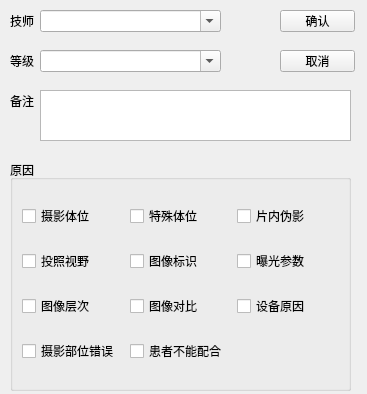
<?xml version="1.0" encoding="UTF-8"?>
<ui version="4.0">
 <class>Form</class>
 <widget class="QWidget" name="Form">
  <property name="geometry">
   <rect>
    <x>0</x>
    <y>0</y>
    <width>367</width>
    <height>394</height>
   </rect>
  </property>
  <property name="windowTitle">
   <string>Form</string>
  </property>
  <widget class="QLabel" name="label">
   <property name="geometry">
    <rect>
     <x>10</x>
     <y>10</y>
     <width>54</width>
     <height>22</height>
    </rect>
   </property>
   <property name="text">
    <string>技师</string>
   </property>
  </widget>
  <widget class="QLabel" name="label_2">
   <property name="geometry">
    <rect>
     <x>10</x>
     <y>50</y>
     <width>54</width>
     <height>22</height>
    </rect>
   </property>
   <property name="text">
    <string>等级</string>
   </property>
  </widget>
  <widget class="QLabel" name="label_3">
   <property name="geometry">
    <rect>
     <x>10</x>
     <y>90</y>
     <width>54</width>
     <height>22</height>
    </rect>
   </property>
   <property name="text">
    <string>备注</string>
   </property>
  </widget>
  <widget class="QComboBox" name="comboBox">
   <property name="geometry">
    <rect>
     <x>40</x>
     <y>10</y>
     <width>181</width>
     <height>22</height>
    </rect>
   </property>
   <property name="editable">
    <bool>true</bool>
   </property>
  </widget>
  <widget class="QComboBox" name="comboBox_3">
   <property name="geometry">
    <rect>
     <x>40</x>
     <y>50</y>
     <width>181</width>
     <height>22</height>
    </rect>
   </property>
   <property name="editable">
    <bool>true</bool>
   </property>
  </widget>
  <widget class="QTextEdit" name="textEdit">
   <property name="geometry">
    <rect>
     <x>40</x>
     <y>90</y>
     <width>311</width>
     <height>51</height>
    </rect>
   </property>
  </widget>
  <widget class="QPushButton" name="pushButton">
   <property name="geometry">
    <rect>
     <x>280</x>
     <y>10</y>
     <width>75</width>
     <height>22</height>
    </rect>
   </property>
   <property name="text">
    <string>确认</string>
   </property>
  </widget>
  <widget class="QPushButton" name="pushButton_2">
   <property name="geometry">
    <rect>
     <x>280</x>
     <y>50</y>
     <width>75</width>
     <height>22</height>
    </rect>
   </property>
   <property name="text">
    <string>取消</string>
   </property>
  </widget>
  <widget class="QGroupBox" name="groupBox">
   <property name="geometry">
    <rect>
     <x>10</x>
     <y>160</y>
     <width>341</width>
     <height>231</height>
    </rect>
   </property>
   <property name="title">
    <string>原因</string>
   </property>
   <layout class="QGridLayout" name="gridLayout">
    <item row="0" column="0">
     <widget class="QCheckBox" name="checkBox">
      <property name="text">
       <string>摄影体位</string>
      </property>
     </widget>
    </item>
    <item row="0" column="2">
     <widget class="QCheckBox" name="checkBox_4">
      <property name="text">
       <string>片内伪影</string>
      </property>
     </widget>
    </item>
    <item row="0" column="1">
     <widget class="QCheckBox" name="checkBox_2">
      <property name="text">
       <string>特殊体位</string>
      </property>
     </widget>
    </item>
    <item row="3" column="1">
     <widget class="QCheckBox" name="checkBox_10">
      <property name="text">
       <string>患者不能配合</string>
      </property>
     </widget>
    </item>
    <item row="1" column="0">
     <widget class="QCheckBox" name="checkBox_3">
      <property name="text">
       <string>投照视野</string>
      </property>
     </widget>
    </item>
    <item row="1" column="1">
     <widget class="QCheckBox" name="checkBox_5">
      <property name="text">
       <string>图像标识</string>
      </property>
     </widget>
    </item>
    <item row="1" column="2">
     <widget class="QCheckBox" name="checkBox_6">
      <property name="text">
       <string>曝光参数</string>
      </property>
     </widget>
    </item>
    <item row="2" column="0">
     <widget class="QCheckBox" name="checkBox_7">
      <property name="text">
       <string>图像层次</string>
      </property>
     </widget>
    </item>
    <item row="2" column="1">
     <widget class="QCheckBox" name="checkBox_8">
      <property name="text">
       <string>图像对比</string>
      </property>
     </widget>
    </item>
    <item row="3" column="0">
     <widget class="QCheckBox" name="checkBox_9">
      <property name="text">
       <string>摄影部位错误</string>
      </property>
     </widget>
    </item>
    <item row="2" column="2">
     <widget class="QCheckBox" name="checkBox_11">
      <property name="text">
       <string>设备原因</string>
      </property>
     </widget>
    </item>
   </layout>
  </widget>
 </widget>
 <resources/>
 <connections/>
</ui>
